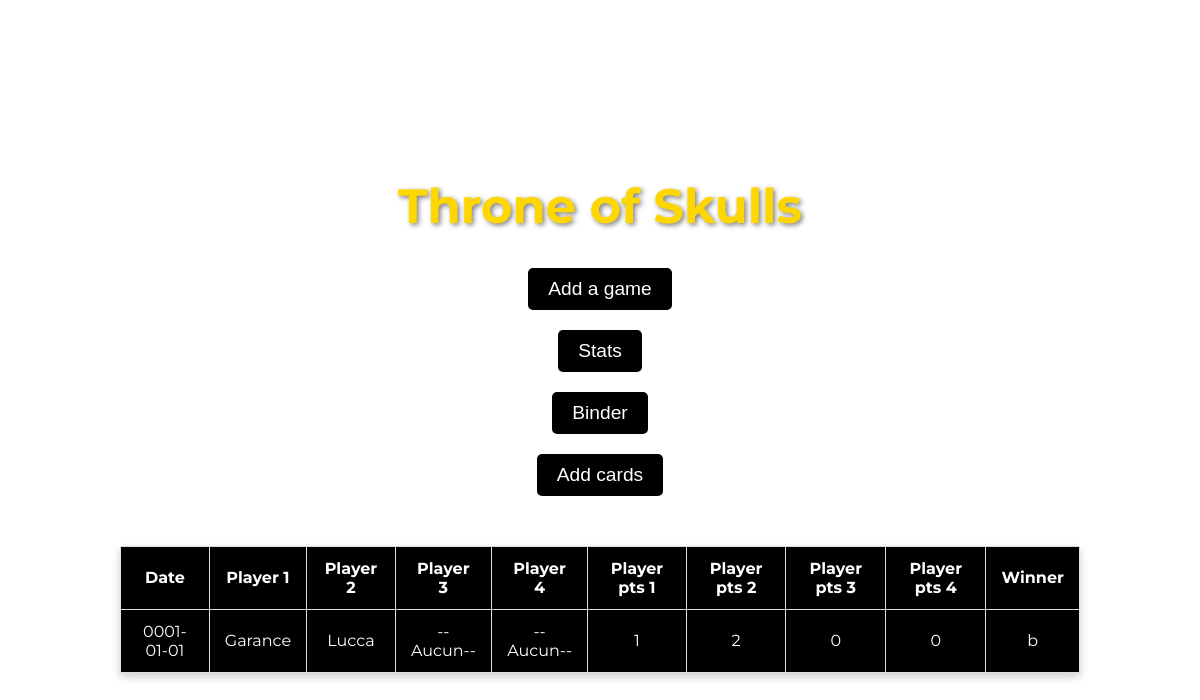
/, run on an earlier commit of the app's database.
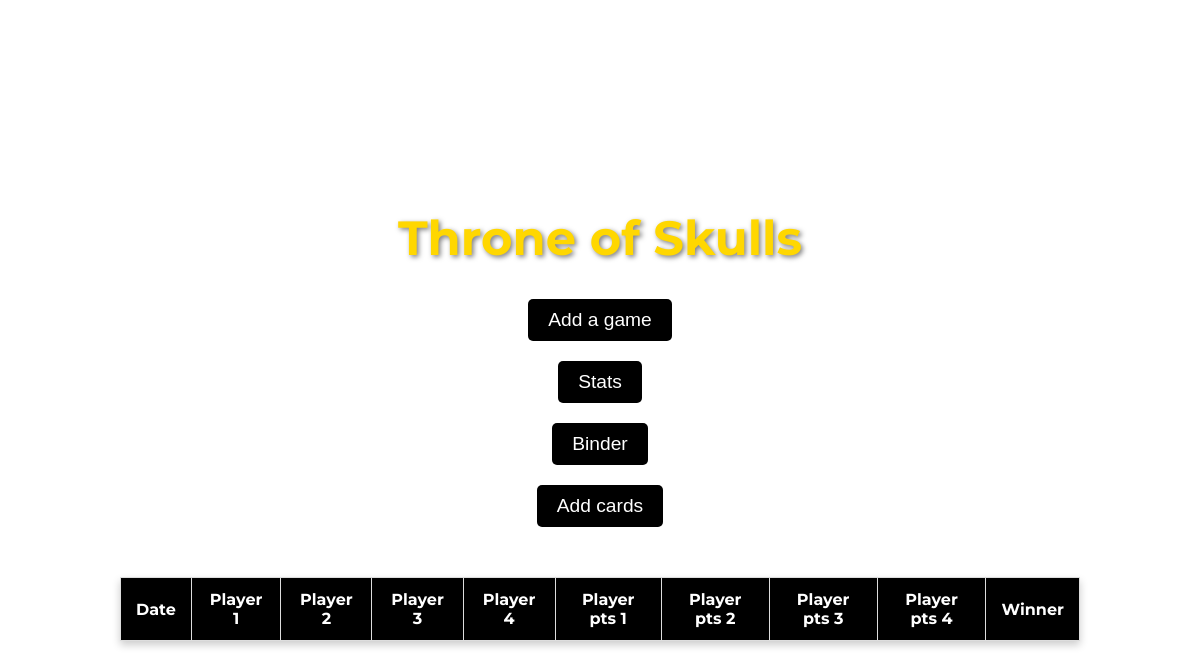
And on a later commit of the database.
### tables this page shows
CREATE TABLE partie (
            id INTEGER PRIMARY KEY AUTOINCREMENT,
            date TEXT NOT NULL,
            joueur1_nom TEXT,
            joueur2_nom TEXT,
            joueur3_nom TEXT,
            joueur4_nom TEXT,
            joueur1_bande TEXT,
            joueur2_bande TEXT,
            joueur3_bande TEXT,
            joueur4_bande TEXT,
            joueur1_points INTEGER,
            joueur2_points INTEGER,
            joueur3_points INTEGER,
            joueur4_points INTEGER,
            vainqueur TEXT
        );

### app.py (the view)
@app.route('/')
def index():
    conn = get_db_connection()
    parties = conn.execute('SELECT * FROM partie').fetchall()
    conn.close()
    return render_template('index.html', parties=parties)

### app.py (called while the page is built)
def get_db_connection():
    conn = sqlite3.connect('jeu.db')  # Assurez-vous que le fichier DB existe
    conn.row_factory = sqlite3.Row  # Pour accéder aux colonnes par nom
    return conn

### templates/index.html (shortened to what this page needs)
<!DOCTYPE html>
<html lang="fr">
<head>
</head>
<body>
    <div class="container">
        <h1>Throne of Skulls</h1>
        <a href="/process_data" target="_blank">
            <button>Add a game</button>
        </a>
        <a href="/stats" target="_blank">
            <button>Stats</button>
        </a>
        <a href="/collection" target="_blank">
            <button>Binder</button>
        </a>
        <a href="/ajouter_carte" target="_blank">
            <button>Add cards</button>
        </a>
        <table>
            <thead>
                <tr>
                    <th>Date</th>
                    <th>Player 1</th>
                    <th>Player 2</th>
                    <th>Player 3</th>
                    <th>Player 4</th>
                    <th>Player pts 1</th>
                    <th>Player pts 2</th>
                    <th>Player pts 3</th>
                    <th>Player pts 4</th>
                    <th>Winner</th>
                </tr>
            </thead>
            <tbody>
                {% for partie in parties %}
                <tr>
                    <td>{{ partie['date'] }}</td>
                    <td>{{ partie['joueur1_nom'] }}</td>
                    <td>{{ partie['joueur2_nom'] }}</td>
                    <td>{{ partie['joueur3_nom'] }}</td>
                    <td>{{ partie['joueur4_nom'] }}</td>
                    <td>{{ partie['joueur1_points'] }}</td>
                    <td>{{ partie['joueur2_points'] }}</td>
                    <td>{{ partie['joueur3_points'] }}</td>
                    <td>{{ partie['joueur4_points'] }}</td>
                    <td>{{ partie['vainqueur'] }}</td>
                </tr>
                {% endfor %}
            </tbody>
        </table>
    </div>
</body>
</html>

### templates/index.html (style rules this page uses)
body { font-family: 'Montserrat', sans-serif; margin: 0; padding: 0; color: #fff; }
h1 { text-align: center; margin-top: 50px; font-size: 3em; text-shadow: 2px 2px 5px rgba(0, 0, 0, 0.5); color: #FFD700; }
.container { display: flex; justify-content: center; align-items: center; height: 100vh; flex-direction: column; }
button { background-color: #000000; color: white; padding: 10px 20px; border: none; border-radius: 5px; font-size: 1.2em; cursor: pointer; margin-bottom: 20px; transition: background-color 0.3s; }
table { width: 80%; border-collapse: collapse; margin-top: 30px; box-shadow: 0 4px 8px rgba(0, 0, 0, 0.2); background-color: rgba(255, 255, 255, 0.8); overflow: hidden; }
th, td { padding: 12px 15px; text-align: center; border: 1px solid #ddd; }
th { background-color: #000000; color: white; }

What changed in the data, as far as the page shows it:
removed partie: date "0001-01-01", joueur1_nom "Garance", joueur2_nom "Lucca", joueur3_nom "--Aucun--", joueur4_nom "--Aucun--", joueur1_points "1", joueur2_points "2", joueur3_points "0", joueur4_points "0", vainqueur "b"
